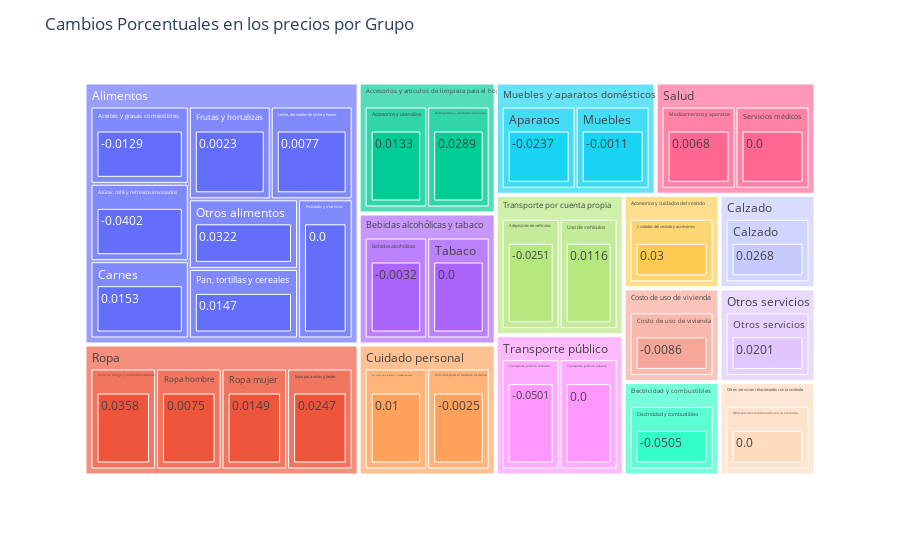

Here is the notebook cell this chart was saved with:
### Markdown cell above
## Principal

### Code cell
#Para correr treemap de colores
df = add_porcentual(df)
path = ['Grupo','Clase', 'C_Porcentual']
treemap_chart(df, path)

### Figure 1 — Plotly figure (JSON) as saved in the notebook; plotly's stock layout.template omitted (floating-point values rounded to 4 significant figures)
{"data": [{"branchvalues": "total", "domain": {"x": [0, 1], "y": [0, 1]}, "hovertemplate": "<b>%{label}", "ids": ["Electricidad y combustibles/Electricidad y combustibles/-0.0505", "Transporte público/Transporte público foráneo/-0.0501", "Alimentos/Azúcar, café y refrescos envasados/-0.0402", "Transporte por cuenta propia/Adquisición de vehículos/-0.0251", "Muebles y aparatos domésticos/Aparatos/-0.0237", "Alimentos/Aceites y grasas comestibles/-0.0129", "Costo de uso de vivienda/Costo de uso de vivienda/-0.0086", "Bebidas alcohólicas y tabaco/Bebidas alcohólicas/-0.0032", "Cuidado personal/Servicios para el cuidado personal/-0.0025", "Muebles y aparatos domésticos/Muebles/-0.0011", "Otros servicios relacionados con la vivienda/Otros servicios relacionados con la vivienda/0.0", "Alimentos/Pescados y mariscos/0.0", "Salud/Servicios médicos/0.0", "Bebidas alcohólicas y tabaco/Tabaco/0.0", "Transporte público/Transporte público urbano/0.0", "Alimentos/Frutas y hortalizas/0.0023", "Salud/Medicamentos y aparatos/0.0068", "Ropa/Ropa hombre/0.0075", "Alimentos/Leche, derivados de leche y huevo/0.0077", "Cuidado personal/Artículos para higiene y cuidado personal/0.01", "Transporte por cuenta propia/Uso de vehículos/0.0116", "Accesorios y artículos de limpieza para el hogar/Accesorios y utensilios/0.0133", "Alimentos/Pan, tortillas y cereales/0.0147", "Ropa/Ropa mujer/0.0149", "Alimentos/Carnes/0.0153", "Otros servicios/Otros servicios/0.0201", "Ropa/Ropa para niños y bebés/0.0247", "Calzado/Calzado/0.0268", "Accesorios y artículos de limpieza para el hogar/Detergentes y productos similares/0.0289", "Accesorios y cuidados del vestido/Cuidados del vestido y accesorios/0.03", "Alimentos/Otros alimentos/0.0322", "Ropa/Ropa de abrigo y uniformes escolares/0.0358", "Accesorios y artículos de limpieza para el hogar/Accesorios y utensilios", "Alimentos/Aceites y grasas comestibles", "Transporte por cuenta propia/Adquisición de vehículos", "Muebles y aparatos domésticos/Aparatos", "Cuidado personal/Artículos para higiene y cuidado personal", "Alimentos/Azúcar, café y refrescos envasados", "Bebidas alcohólicas y tabaco/Bebidas alcohólicas", "Calzado/Calzado", "Alimentos/Carnes", "Costo de uso de vivienda/Costo de uso de vivienda", "Accesorios y cuidados del vestido/Cuidados del vestido y accesorios", "Accesorios y artículos de limpieza para el hogar/Detergentes y productos similares", "Electricidad y combustibles/Electricidad y combustibles", "Alimentos/Frutas y hortalizas", "Alimentos/Leche, derivados de leche y huevo", "Salud/Medicamentos y aparatos", "Muebles y aparatos domésticos/Muebles", "Alimentos/Otros alimentos", "Otros servicios/Otros servicios", "Otros servicios relacionados con la vivienda/Otros servicios relacionados con la vivienda", "Alimentos/Pan, tortillas y cereales", "Alimentos/Pescados y mariscos", "Ropa/Ropa de abrigo y uniformes escolares", "Ropa/Ropa hombre", "Ropa/Ropa mujer", "Ropa/Ropa para niños y bebés", "Salud/Servicios médicos", "Cuidado personal/Servicios para el cuidado personal", "Bebidas alcohólicas y tabaco/Tabaco", "Transporte público/Transporte público foráneo", "Transporte público/Transporte público urbano", "Transporte por cuenta propia/Uso de vehículos", "Accesorios y artículos de limpieza para el hogar", "Accesorios y cuidados del vestido", "Alimentos", "Bebidas alcohólicas y tabaco", "Calzado", "Costo de uso de vivienda", "Cuidado personal", "Electricidad y combustibles", "Muebles y aparatos domésticos", "Otros servicios", "Otros servicios relacionados con la vivienda", "Ropa", "Salud", "Transporte por cuenta propia", "Transporte público"], "labels": ["-0.0505", "-0.0501", "-0.0402", "-0.0251", "-0.0237", "-0.0129", "-0.0086", "-0.0032", "-0.0025", "-0.0011", "0.0", "0.0", "0.0", "0.0", "0.0", "0.0023", "0.0068", "0.0075", "0.0077", "0.01", "0.0116", "0.0133", "0.0147", "0.0149", "0.0153", "0.0201", "0.0247", "0.0268", "0.0289", "0.03", "0.0322", "0.0358", "Accesorios y utensilios", "Aceites y grasas comestibles", "Adquisición de vehículos", "Aparatos", "Artículos para higiene y cuidado personal", "Azúcar, café y refrescos envasados", "Bebidas alcohólicas", "Calzado", "Carnes", "Costo de uso de vivienda", "Cuidados del vestido y accesorios", "Detergentes y productos similares", "Electricidad y combustibles", "Frutas y hortalizas", "Leche, derivados de leche y huevo", "Medicamentos y aparatos", "Muebles", "Otros alimentos", "Otros servicios", "Otros servicios relacionados con la vivienda", "Pan, tortillas y cereales", "Pescados y mariscos", "Ropa de abrigo y uniformes escolares", "Ropa hombre", "Ropa mujer", "Ropa para niños y bebés", "Servicios médicos", "Servicios para el cuidado personal", "Tabaco", "Transporte público foráneo", "Transporte público urbano", "Uso de vehículos", "Accesorios y artículos de limpieza para el hogar", "Accesorios y cuidados del vestido", "Alimentos", "Bebidas alcohólicas y tabaco", "Calzado", "Costo de uso de vivienda", "Cuidado personal", "Electricidad y combustibles", "Muebles y aparatos domésticos", "Otros servicios", "Otros servicios relacionados con la vivienda", "Ropa", "Salud", "Transporte por cuenta propia", "Transporte público"], "name": "", "parents": ["Electricidad y combustibles/Electricidad y combustibles", "Transporte público/Transporte público foráneo", "Alimentos/Azúcar, café y refrescos envasados", "Transporte por cuenta propia/Adquisición de vehículos", "Muebles y aparatos domésticos/Aparatos", "Alimentos/Aceites y grasas comestibles", "Costo de uso de vivienda/Costo de uso de vivienda", "Bebidas alcohólicas y tabaco/Bebidas alcohólicas", "Cuidado personal/Servicios para el cuidado personal", "Muebles y aparatos domésticos/Muebles", "Otros servicios relacionados con la vivienda/Otros servicios relacionados con la vivienda", "Alimentos/Pescados y mariscos", "Salud/Servicios médicos", "Bebidas alcohólicas y tabaco/Tabaco", "Transporte público/Transporte público urbano", "Alimentos/Frutas y hortalizas", "Salud/Medicamentos y aparatos", "Ropa/Ropa hombre", "Alimentos/Leche, derivados de leche y huevo", "Cuidado personal/Artículos para higiene y cuidado personal", "Transporte por cuenta propia/Uso de vehículos", "Accesorios y artículos de limpieza para el hogar/Accesorios y utensilios", "Alimentos/Pan, tortillas y cereales", "Ropa/Ropa mujer", "Alimentos/Carnes", "Otros servicios/Otros servicios", "Ropa/Ropa para niños y bebés", "Calzado/Calzado", "Accesorios y artículos de limpieza para el hogar/Detergentes y productos similares", "Accesorios y cuidados del vestido/Cuidados del vestido y accesorios", "Alimentos/Otros alimentos", "Ropa/Ropa de abrigo y uniformes escolares", "Accesorios y artículos de limpieza para el hogar", "Alimentos", "Transporte por cuenta propia", "Muebles y aparatos domésticos", "Cuidado personal", "Alimentos", "Bebidas alcohólicas y tabaco", "Calzado", "Alimentos", "Costo de uso de vivienda", "Accesorios y cuidados del vestido", "Accesorios y artículos de limpieza para el hogar", "Electricidad y combustibles", "Alimentos", "Alimentos", "Salud", "Muebles y aparatos domésticos", "Alimentos", "Otros servicios", "Otros servicios relacionados con la vivienda", "Alimentos", "Alimentos", "Ropa", "Ropa", "Ropa", "Ropa", "Salud", "Cuidado personal", "Bebidas alcohólicas y tabaco", "Transporte público", "Transporte público", "Transporte por cuenta propia", "", "", "", "", "", "", "", "", "", "", "", "", "", "", ""], "type": "treemap", "values": [1, 1, 1, 1, 1, 1, 1, 1, 1, 1, 1, 1, 1, 1, 1, 1, 1, 1, 1, 1, 1, 1, 1, 1, 1, 1, 1, 1, 1, 1, 1, 1, 1, 1, 1, 1, 1, 1, 1, 1, 1, 1, 1, 1, 1, 1, 1, 1, 1, 1, 1, 1, 1, 1, 1, 1, 1, 1, 1, 1, 1, 1, 1, 1, 2, 1, 8, 2, 1, 1, 2, 1, 2, 1, 1, 4, 2, 2, 2]}], "layout": {"legend": {"tracegroupgap": 0}, "margin": {"t": 60}, "title": {"text": "Cambios Porcentuales en los precios por Grupo"}, "treemapcolorway": []}}
